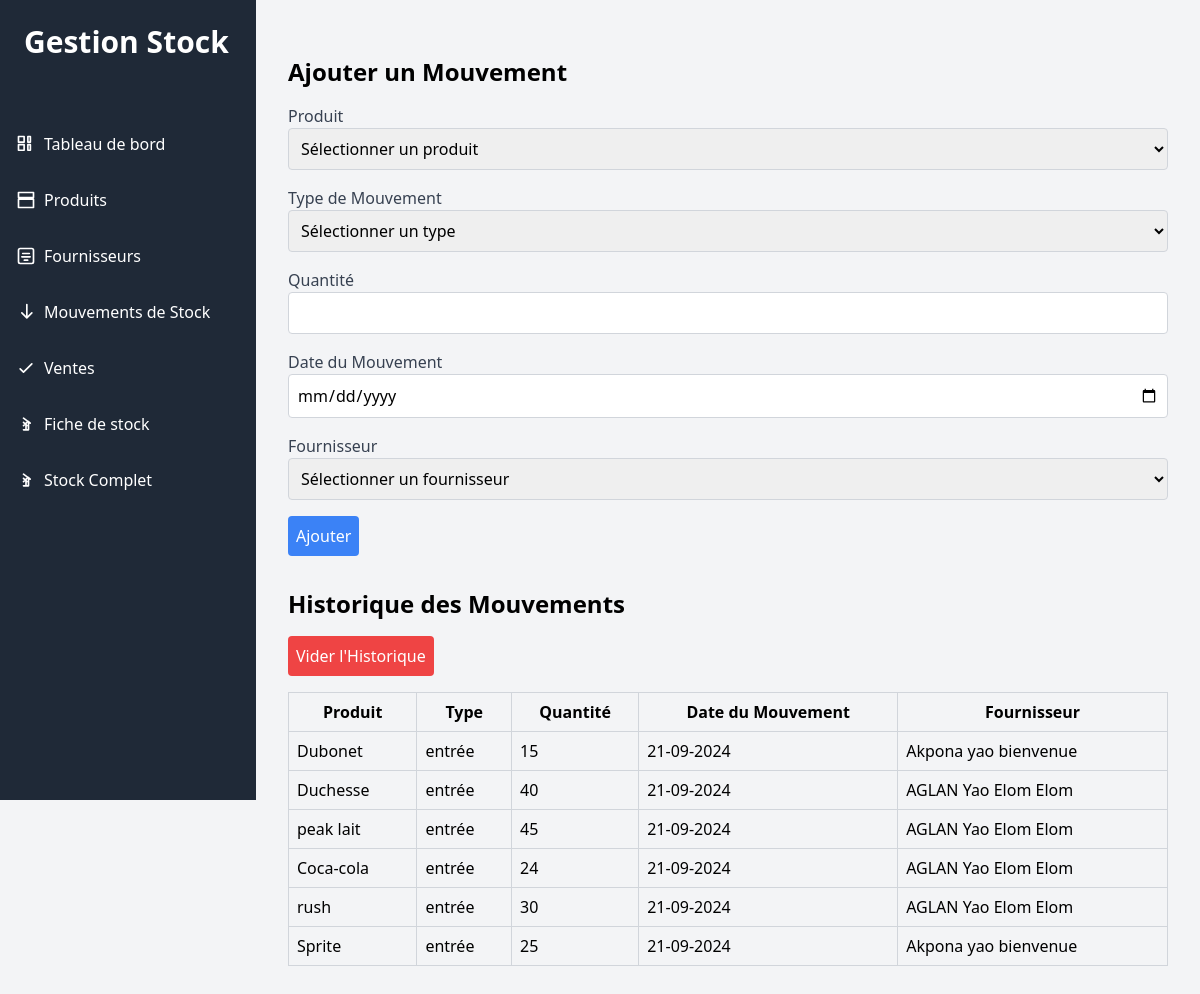
/mouvements.php, run on the app's committed database.
### tables this page shows
CREATE TABLE IF NOT EXISTS `mouvements` (
  `id` int NOT NULL AUTO_INCREMENT,
  `produit_id` int NOT NULL,
  `type_mouvement` enum('entrée','sortie') NOT NULL,
  `quantite` int NOT NULL,
  `date_mouvement` date DEFAULT NULL,
  `fournisseur_id` int DEFAULT NULL,
  PRIMARY KEY (`id`),
  KEY `produit_id` (`produit_id`)
);

CREATE TABLE IF NOT EXISTS `produits` (
  `id` int NOT NULL AUTO_INCREMENT,
  `nom` varchar(255) NOT NULL,
  `description` text,
  `quantite` int NOT NULL,
  `prix` decimal(10,2) NOT NULL,
  `type_vente` varchar(50) DEFAULT NULL,
  `fournisseur_id` int DEFAULT NULL,
  `prix_unitaire` decimal(10,2) DEFAULT NULL,
  `stock` int NOT NULL DEFAULT '0',
  PRIMARY KEY (`id`)
);

### public/mouvements.php (the view, shortened to what this page needs)
<?php
include 'db_connect.php';
$sql = "SELECT mouvements.*, produits.nom AS nom_produit,
               COALESCE(fournisseurs.nom, 'N/A') AS nom_fournisseur
        FROM mouvements
        JOIN produits ON mouvements.produit_id = produits.id
        LEFT JOIN fournisseurs ON mouvements.fournisseur_id = fournisseurs.id
        ORDER BY mouvements.date_mouvement DESC";
$result = $conn->query($sql);
$mouvements = [];
if ($result->num_rows > 0) {
    while ($row = $result->fetch_assoc()) {
        $mouvements[] = $row;
    }
}
?>
<!DOCTYPE html>
<html lang="fr">
<head>
    <link href="css/styles.css" rel="stylesheet">
    <link href="https://cdn.jsdelivr.net/npm/tailwindcss@2.2.19/dist/tailwind.min.css" rel="stylesheet">
</head>
<body class="bg-gray-100">
      <div class="h-screen w-64 bg-gray-800 text-white fixed top-0 left-0 flex flex-col justify-between">
            <div>
                <div class="p-6">
                    <h1 class="text-3xl font-semibold">Gestion Stock</h1>
                </div>
                <nav class="mt-10">
                    <ul>
                        <li class="mb-4">
                            <a href="index.php" class="block py-2 px-4 hover:bg-gray-700 rounded flex items-center">
                                <svg xmlns="http://www.w3.org/2000/svg" class="h-5 w-5 mr-2" fill="none" viewBox="0 0 24 24" stroke="currentColor">
                                    <path stroke-linecap="round" stroke-linejoin="round" stroke-width="2" d="M9.75 3v6.75H3V3h6.75zm7.5 0v6.75H14.25V3h3zm-7.5 9.75v6.75H3v-6.75h6.75zm7.5 0v6.75H14.25v-6.75h3z" />
                                </svg>
                                Tableau de bord
                            </a>
                        </li>
                        <li class="mb-4">
                            <a href="produits.php" class="block py-2 px-4 hover:bg-gray-700 rounded flex items-center">
                                <svg xmlns="http://www.w3.org/2000/svg" class="h-5 w-5 mr-2" fill="none" viewBox="0 0 24 24" stroke="currentColor">
                                    <path stroke-linecap="round" stroke-linejoin="round" stroke-width="2" d="M3 3h18v6H3V3zm0 8h18v10H3V11z" />
                                </svg>
                                Produits
                            </a>
                        </li>
                        <li class="mb-4">
                            <a href="fournisseurs.php" class="block py-2 px-4 hover:bg-gray-700 rounded flex items-center">
                                <svg xmlns="http://www.w3.org/2000/svg" class="h-5 w-5 mr-2" fill="none" viewBox="0 0 24 24" stroke="currentColor">
                                    <path stroke-linecap="round" stroke-linejoin="round" stroke-width="2" d="M5 3h14a2 2 0 012 2v14a2 2 0 01-2 2H5a2 2 0 01-2-2V5a2 2 0 012-2zm3 6h8M7 13h10m-7 4h4" />
                                </svg>
                                Fournisseurs
                            </a>
                        </li>
                        <li class="mb-4">
                            <a href="mouvements.php" class="block py-2 px-4 hover:bg-gray-700 rounded flex items-center">
                                <svg xmlns="http://www.w3.org/2000/svg" class="h-5 w-5 mr-2" fill="none" viewBox="0 0 24 24" stroke="currentColor">
                                    <path stroke-linecap="round" stroke-linejoin="round" stroke-width="2" d="M19 13l-6 6m0 0l-6-6m6 6V3" />
                                </svg>
                                Mouvements de Stock
                            </a>
                        </li>
                        <li class="mb-4">
                            <a href="ventes.php" class="block py-2 px-4 hover:bg-gray-700 rounded flex items-center">
                                <svg xmlns="http://www.w3.org/2000/svg" class="h-5 w-5 mr-2" fill="none" viewBox="0 0 24 24" stroke="currentColor">
                                    <path stroke-linecap="round" stroke-linejoin="round" stroke-width="2" d="M5 13l4 4L19 7" />
                                </svg>
                                Ventes
                            </a>
                        </li>
                        <li class="mb-4">
                            <a href="fiche_de_stock.php" class="block py-2 px-4 hover:bg-gray-700 rounded flex items-center">
                                <svg xmlns="http://www.w3.org/2000/svg" class="h-5 w-5 mr-2" fill="none" viewBox="0 0 24 24" stroke="currentColor">
                                    <path stroke-linecap="round" stroke-linejoin="round" stroke-width="2" d="M9 14l2-2m0 0l2-2m-2 2l-2-2m2 2l2 2M12 12v7m0 0H9m3 0h3m0 0V9m0 0l2 2m0 0l-2-2m2 2L9 5" />
                                </svg>
                                Fiche de stock
                            </a>
                        </li>
                        <li class="mb-4">
                            <a href="stock.php" class="block py-2 px-4 hover:bg-gray-700 rounded flex items-center">
                                <svg xmlns="http://www.w3.org/2000/svg" class="h-5 w-5 mr-2" fill="none" viewBox="0 0 24 24" stroke="currentColor">
                                    <path stroke-linecap="round" stroke-linejoin="round" stroke-width="2" d="M9 14l2-2m0 0l2-2m-2 2l-2-2m2 2l2 2M12 12v7m0 0H9m3 0h3m0 0V9m0 0l2 2m0 0l-2-2m2 2L9 5" />
                                </svg>
                                Stock Complet
                            </a>
                        </li>
                    </ul>
                </nav>
            </div>
        </div>
  <div class="ml-64 p-8">
    <h1 class="text-2xl font-bold mb-4">Ajouter un Mouvement</h1>
    <form method="post" action="">
      <div class="mb-4">
        <label for="produit_id" class="block text-gray-700">Produit</label>
        <select id="produit_id" name="produit_id" class="w-full p-2 border border-gray-300 rounded">
          <option value="">Sélectionner un produit</option>
        </select>
      </div>
      <div class="mb-4">
    <label for="type_mouvement" class="block text-gray-700">Type de Mouvement</label>
    <select id="type_mouvement" name="type_mouvement" class="w-full p-2 border border-gray-300 rounded" required>
        <option value="">Sélectionner un type</option>
    </select>
</div>
      <div class="mb-4">
        <label for="quantite" class="block text-gray-700">Quantité</label>
        <input type="number" id="quantite" name="quantite" class="w-full p-2 border border-gray-300 rounded" required>
      </div>
      <div class="mb-4">
        <label for="date_mouvement" class="block text-gray-700">Date du Mouvement</label>
        <input type="date" id="date_mouvement" name="date_mouvement" class="w-full p-2 border border-gray-300 rounded" required>
      </div>
      <div class="mb-4">
        <label for="fournisseur_id" class="block text-gray-700">Fournisseur</label>
        <select id="fournisseur_id" name="fournisseur_id" class="w-full p-2 border border-gray-300 rounded">
          <option value="">Sélectionner un fournisseur</option>
        </select>
      </div>
      <button type="submit" class="bg-blue-500 text-white p-2 rounded">Ajouter</button>
    </form>
    <h1 class="text-2xl font-bold mt-8 mb-4">Historique des Mouvements</h1>
<form method="post" action="" class="mb-4">
  <button type="submit" name="vider_historique" class="bg-red-500 text-white p-2 rounded">Vider l'Historique</button>
</form>
    <table class="w-full border border-gray-300">
      <thead>
        <tr>
          <th class="border border-gray-300 p-2">Produit</th>
          <th class="border border-gray-300 p-2">Type</th>
          <th class="border border-gray-300 p-2">Quantité</th>
          <th class="border border-gray-300 p-2">Date du Mouvement</th>
          <th class="border border-gray-300 p-2">Fournisseur</th>
        </tr>
      </thead>
      <tbody>
        <?php foreach ($mouvements as $mouvement): ?>
          <tr>
            <td class="border border-gray-300 p-2"><?php echo htmlspecialchars($mouvement['nom_produit']); ?></td>
            <td class="border border-gray-300 p-2"><?php echo htmlspecialchars($mouvement['type_mouvement']); ?></td>
            <td class="border border-gray-300 p-2"><?php echo htmlspecialchars($mouvement['quantite']); ?></td>
            <td class="border border-gray-300 p-2"><?php echo htmlspecialchars(date('d-m-Y', strtotime($mouvement['date_mouvement']))); ?></td>
            <td class="border border-gray-300 p-2"><?php echo htmlspecialchars($mouvement['nom_fournisseur']); ?></td>
          </tr>
        <?php endforeach; ?>
      </tbody>
    </table>
  </div>
</body>
</html>

### data on the page
mouvements: produit.nom "Dubonet", type_mouvement "entrée", quantite "15", date_mouvement "21-09-2024", nom_fournisseur "Akpona yao bienvenue"
mouvements: produit.nom "Duchesse", type_mouvement "entrée", quantite "40", date_mouvement "21-09-2024", nom_fournisseur "AGLAN Yao Elom Elom"
mouvements: produit.nom "peak lait", type_mouvement "entrée", quantite "45", date_mouvement "21-09-2024", nom_fournisseur "AGLAN Yao Elom Elom"
mouvements: produit.nom "Coca-cola", type_mouvement "entrée", quantite "24", date_mouvement "21-09-2024", nom_fournisseur "AGLAN Yao Elom Elom"
mouvements: produit.nom "rush", type_mouvement "entrée", quantite "30", date_mouvement "21-09-2024", nom_fournisseur "AGLAN Yao Elom Elom"
mouvements: produit.nom "Sprite", type_mouvement "entrée", quantite "25", date_mouvement "21-09-2024", nom_fournisseur "Akpona yao bienvenue"
